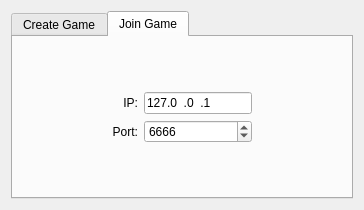
<?xml version="1.0" encoding="UTF-8"?>
<ui version="4.0">
 <class>ConfigurationWidget</class>
 <widget class="QWidget" name="ConfigurationWidget">
  <property name="geometry">
   <rect>
    <x>0</x>
    <y>0</y>
    <width>364</width>
    <height>210</height>
   </rect>
  </property>
  <property name="minimumSize">
   <size>
    <width>364</width>
    <height>210</height>
   </size>
  </property>
  <property name="windowTitle">
   <string>Game configuration</string>
  </property>
  <layout class="QGridLayout" name="gridLayout_2">
   <item row="0" column="0">
    <widget class="KTabWidget" name="tabWidget">
     <property name="currentIndex">
      <number>1</number>
     </property>
     <widget class="QWidget" name="tabWidgetPage1">
      <attribute name="title">
       <string>Create Game</string>
      </attribute>
      <layout class="QGridLayout" name="gridLayout">
       <item row="0" column="1">
        <spacer name="verticalSpacer_4">
         <property name="orientation">
          <enum>Qt::Vertical</enum>
         </property>
         <property name="sizeHint" stdset="0">
          <size>
           <width>20</width>
           <height>40</height>
          </size>
         </property>
        </spacer>
       </item>
       <item row="1" column="1">
        <widget class="QLabel" name="label_3">
         <property name="text">
          <string>Connecting port:</string>
         </property>
         <property name="alignment">
          <set>Qt::AlignRight|Qt::AlignTrailing|Qt::AlignVCenter</set>
         </property>
        </widget>
       </item>
       <item row="2" column="2">
        <widget class="KComboBox" name="user">
         <item>
          <property name="text">
           <string>First Player</string>
          </property>
         </item>
         <item>
          <property name="text">
           <string>Second Player</string>
          </property>
         </item>
        </widget>
       </item>
       <item row="2" column="1">
        <widget class="QLabel" name="label_2">
         <property name="text">
          <string>You are:</string>
         </property>
         <property name="alignment">
          <set>Qt::AlignRight|Qt::AlignTrailing|Qt::AlignVCenter</set>
         </property>
        </widget>
       </item>
       <item row="3" column="1">
        <spacer name="verticalSpacer">
         <property name="orientation">
          <enum>Qt::Vertical</enum>
         </property>
         <property name="sizeHint" stdset="0">
          <size>
           <width>20</width>
           <height>40</height>
          </size>
         </property>
        </spacer>
       </item>
       <item row="1" column="2">
        <widget class="QSpinBox" name="listenPort">
         <property name="maximum">
          <number>99999</number>
         </property>
         <property name="value">
          <number>6666</number>
         </property>
        </widget>
       </item>
       <item row="2" column="3">
        <spacer name="horizontalSpacer">
         <property name="orientation">
          <enum>Qt::Horizontal</enum>
         </property>
         <property name="sizeHint" stdset="0">
          <size>
           <width>40</width>
           <height>20</height>
          </size>
         </property>
        </spacer>
       </item>
       <item row="2" column="0">
        <spacer name="horizontalSpacer_3">
         <property name="orientation">
          <enum>Qt::Horizontal</enum>
         </property>
         <property name="sizeHint" stdset="0">
          <size>
           <width>40</width>
           <height>20</height>
          </size>
         </property>
        </spacer>
       </item>
      </layout>
     </widget>
     <widget class="QWidget" name="tabWidgetPage2">
      <attribute name="title">
       <string>Join Game</string>
      </attribute>
      <layout class="QGridLayout" name="gridLayout_5">
       <item row="3" column="2">
        <spacer name="horizontalSpacer_2">
         <property name="orientation">
          <enum>Qt::Horizontal</enum>
         </property>
         <property name="sizeHint" stdset="0">
          <size>
           <width>40</width>
           <height>20</height>
          </size>
         </property>
        </spacer>
       </item>
       <item row="1" column="2">
        <widget class="KLineEdit" name="host">
         <property name="inputMask">
          <string>000.000.000.000; </string>
         </property>
         <property name="text">
          <string>127.0.0.1</string>
         </property>
        </widget>
       </item>
       <item row="2" column="1">
        <widget class="QLabel" name="label_4">
         <property name="text">
          <string>Port:</string>
         </property>
         <property name="alignment">
          <set>Qt::AlignRight|Qt::AlignTrailing|Qt::AlignVCenter</set>
         </property>
        </widget>
       </item>
       <item row="2" column="2">
        <widget class="QSpinBox" name="connectionPort">
         <property name="maximum">
          <number>99999</number>
         </property>
         <property name="value">
          <number>6666</number>
         </property>
        </widget>
       </item>
       <item row="1" column="1">
        <widget class="QLabel" name="label">
         <property name="text">
          <string>IP:</string>
         </property>
         <property name="alignment">
          <set>Qt::AlignRight|Qt::AlignTrailing|Qt::AlignVCenter</set>
         </property>
        </widget>
       </item>
       <item row="3" column="1">
        <spacer name="verticalSpacer_2">
         <property name="orientation">
          <enum>Qt::Vertical</enum>
         </property>
         <property name="sizeHint" stdset="0">
          <size>
           <width>20</width>
           <height>40</height>
          </size>
         </property>
        </spacer>
       </item>
       <item row="0" column="1">
        <spacer name="verticalSpacer_3">
         <property name="orientation">
          <enum>Qt::Vertical</enum>
         </property>
         <property name="sizeHint" stdset="0">
          <size>
           <width>20</width>
           <height>40</height>
          </size>
         </property>
        </spacer>
       </item>
       <item row="2" column="0">
        <spacer name="horizontalSpacer_4">
         <property name="orientation">
          <enum>Qt::Horizontal</enum>
         </property>
         <property name="sizeHint" stdset="0">
          <size>
           <width>40</width>
           <height>20</height>
          </size>
         </property>
        </spacer>
       </item>
       <item row="2" column="3">
        <spacer name="horizontalSpacer_5">
         <property name="orientation">
          <enum>Qt::Horizontal</enum>
         </property>
         <property name="sizeHint" stdset="0">
          <size>
           <width>40</width>
           <height>20</height>
          </size>
         </property>
        </spacer>
       </item>
      </layout>
     </widget>
    </widget>
   </item>
  </layout>
 </widget>
 <customwidgets>
  <customwidget>
   <class>KComboBox</class>
   <extends>QComboBox</extends>
   <header>kcombobox.h</header>
  </customwidget>
  <customwidget>
   <class>KLineEdit</class>
   <extends>QLineEdit</extends>
   <header>klineedit.h</header>
  </customwidget>
  <customwidget>
   <class>KTabWidget</class>
   <extends>QTabWidget</extends>
   <header>ktabwidget.h</header>
   <container>1</container>
  </customwidget>
 </customwidgets>
 <resources/>
 <connections/>
</ui>
